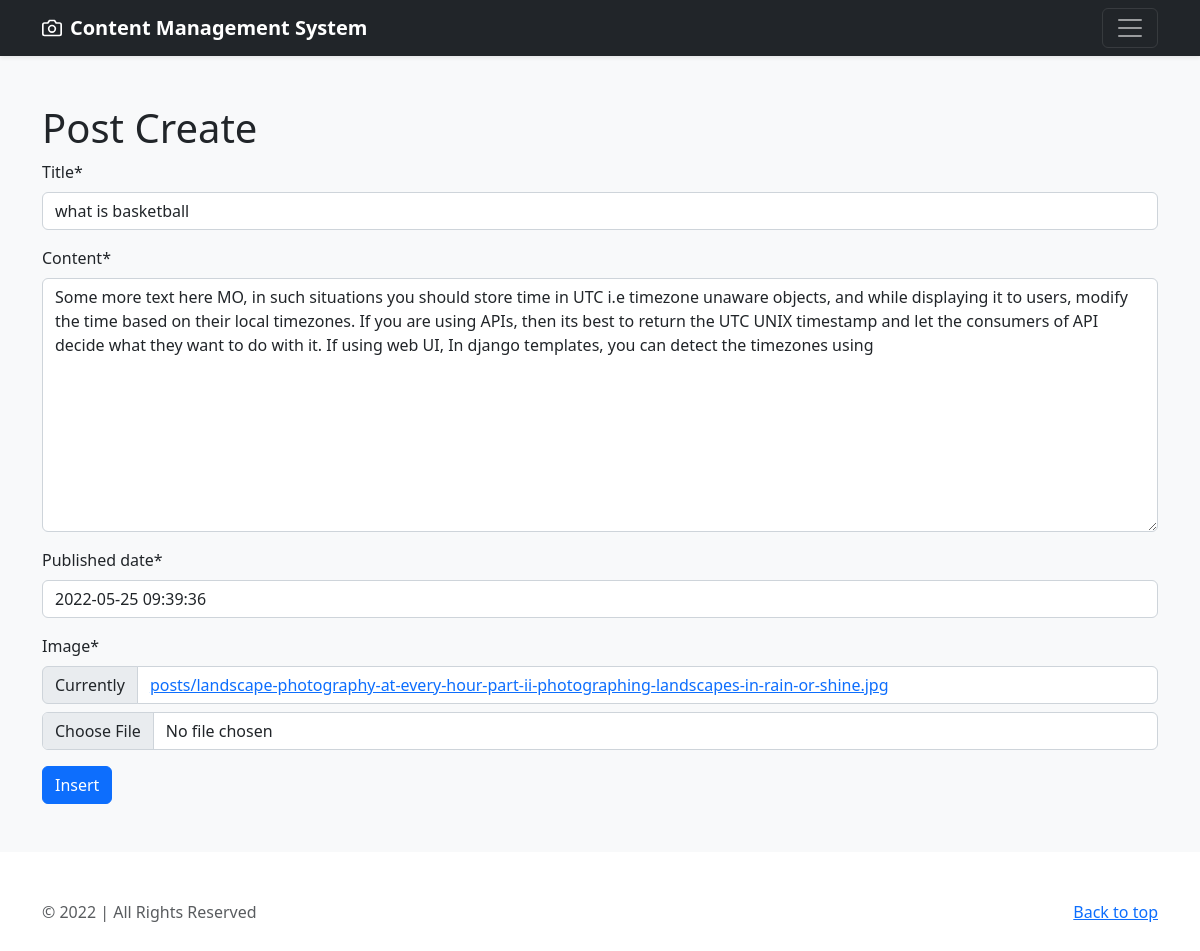
The page /editpost/2 on the database its author committed.
### blog/models.py (models this page shows, shortened)
class Post(models.Model):
    title = models.CharField(max_length=50)
    content = models.TextField()
    published_date = models.DateTimeField(default=timezone.now())
    image = models.ImageField(upload_to="posts/", default="posts/default.png")

### blog/views.py (the view)
# urls.py: path('editpost/<int:pk>', editpost, name="editpost"),
def editpost(request, pk):
    post = get_object_or_404(Post, pk=pk)
    if request.method == "POST":
        form = PostForm(request.POST, request.FILES, instance=post)
        if form.is_valid():
            post = form.save(commit=False)
            post.published_date = timezone.now()
            post.save()
            return redirect('post', pk=post.pk)
    else:
        form = PostForm(instance=post)
    return render(request, "blog/post_create.html", {'form': form})

### blog/forms.py
class PostForm(forms.ModelForm):
    class Meta:
        model = Post
        fields = '__all__'

### blog/templates/blog/post_create.html (shortened to what this page needs)
{% extends 'base.html' %}
{% load crispy_forms_tags %}
{% block content %}
 <div class="album py-5 bg-light">
    <div class="container">
      <div class="row g-3">
          <div class="col">
<h1>Post Create</h1>
    <form method="POST" enctype="multipart/form-data">{% csrf_token %}
    {{ form|crispy }}
        <input type="submit" class="btn btn-primary" value="Insert">
    </form>
</div>
      </div>
    </div>
 </div>
{% endblock %}

### rows shown on the page
Post: title "what is basketball", content "Some more text here MO, in such situations you should store time in UTC i.e timezone unaware objects, and while displaying it to users, modify the time based on their local timezones. If you are using APIs, then its best to return the UTC UNIX timestamp and let the consumers of API decide what they want to do with it. If using web UI, In django templates, you can detect the timezones using", published_date "2022-05-25 09:39:36"
